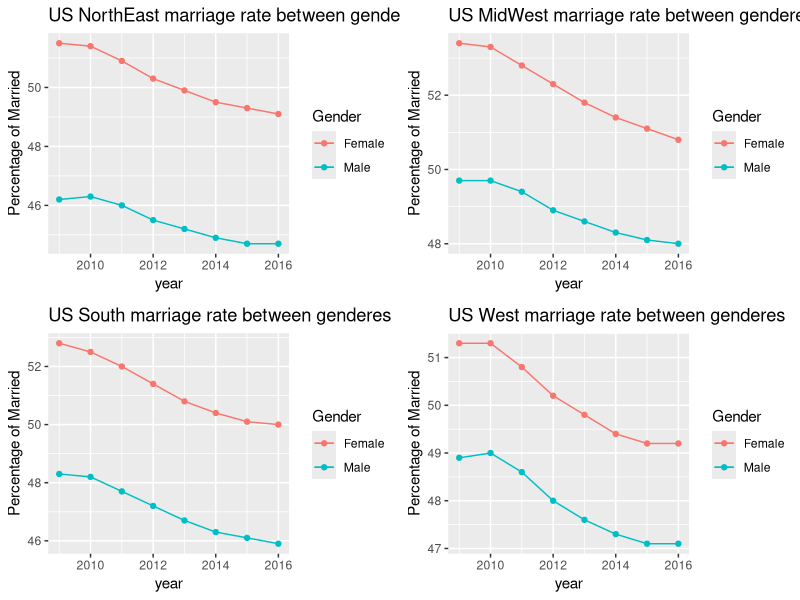

Source code (R):
setwd("C:/Users/yifan/Documents/ANLY 503/Final Exam/")

m <- read.csv("male_married.csv")
f <- read.csv("female_married.csv")
install.packages("gridExtra")
library("gridExtra")
library(ggplot2)
library(reshape2)

p3 = ggplot() + 
  geom_line(data = f, aes(x = year, y = NE, color = "red"), show.legend = T) + 
  geom_line(data = m, aes(x = year, y = NE, color = "black"), show.legend = T) + 
  geom_point(data = f, aes(x = year, y = NE, color = "red")) +
  geom_point(data = m, aes(x = year, y = NE, color = "black")) +
  ggtitle('US NorthEast marriage rate between genderes') +
  scale_color_discrete(name = "Gender", labels = c("Female", "Male")) + 
  xlab('year')  + 
  ylab('Percentage of Married')

p4 = ggplot() + 
  geom_line(data = f, aes(x = year, y = MW, color = "red"), show.legend = T) + 
  geom_line(data = m, aes(x = year, y = MW, color = "black"), show.legend = T) + 
  geom_point(data = f, aes(x = year, y = MW, color = "red")) +
  geom_point(data = m, aes(x = year, y = MW, color = "black")) +
  ggtitle('US MidWest marriage rate between genderes') +
  scale_color_discrete(name = "Gender", labels = c("Female", "Male")) + 
  xlab('year')  + 
  ylab('Percentage of Married')


p5 = ggplot() + 
  geom_line(data = f, aes(x = year, y = S, color = "red"), show.legend = T) + 
  geom_line(data = m, aes(x = year, y = S, color = "black"), show.legend = T) + 
  geom_point(data = f, aes(x = year, y = S, color = "red")) +
  geom_point(data = m, aes(x = year, y = S, color = "black")) +
  ggtitle('US South marriage rate between genderes') +
  scale_color_discrete(name = "Gender", labels = c("Female", "Male")) + 
  xlab('year')  + 
  ylab('Percentage of Married')
p6 = ggplot() + 
  geom_line(data = f, aes(x = year, y = W, color = "red"), show.legend = T) + 
  geom_line(data = m, aes(x = year, y = W, color = "black"), show.legend = T) + 
  geom_point(data = f, aes(x = year, y = W, color = "red")) +
  geom_point(data = m, aes(x = year, y = W, color = "black")) +
  ggtitle('US West marriage rate between genderes') +
  scale_color_discrete(name = "Gender", labels = c("Female", "Male")) + 
  xlab('year')  + 
  ylab('Percentage of Married')

grid.arrange(p3, p4, p5, p6, ncol = 2)
